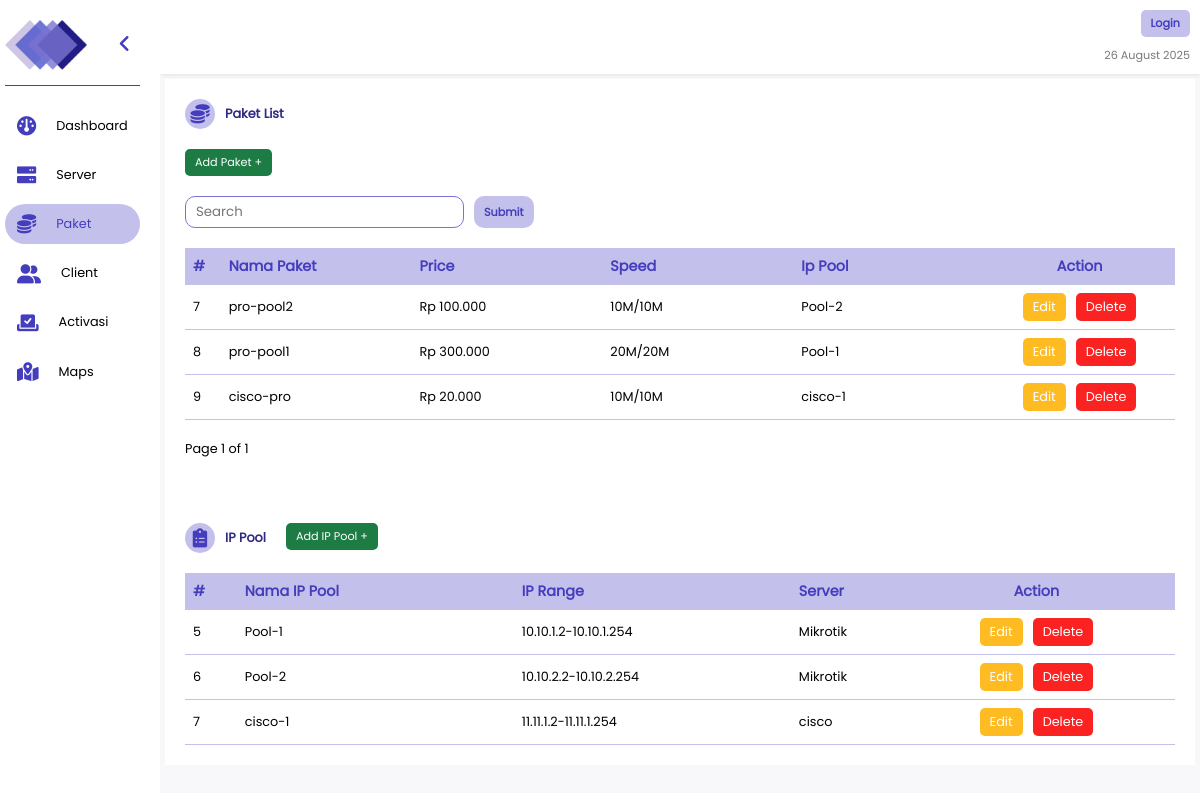
The app's page /paket-list/, older data.
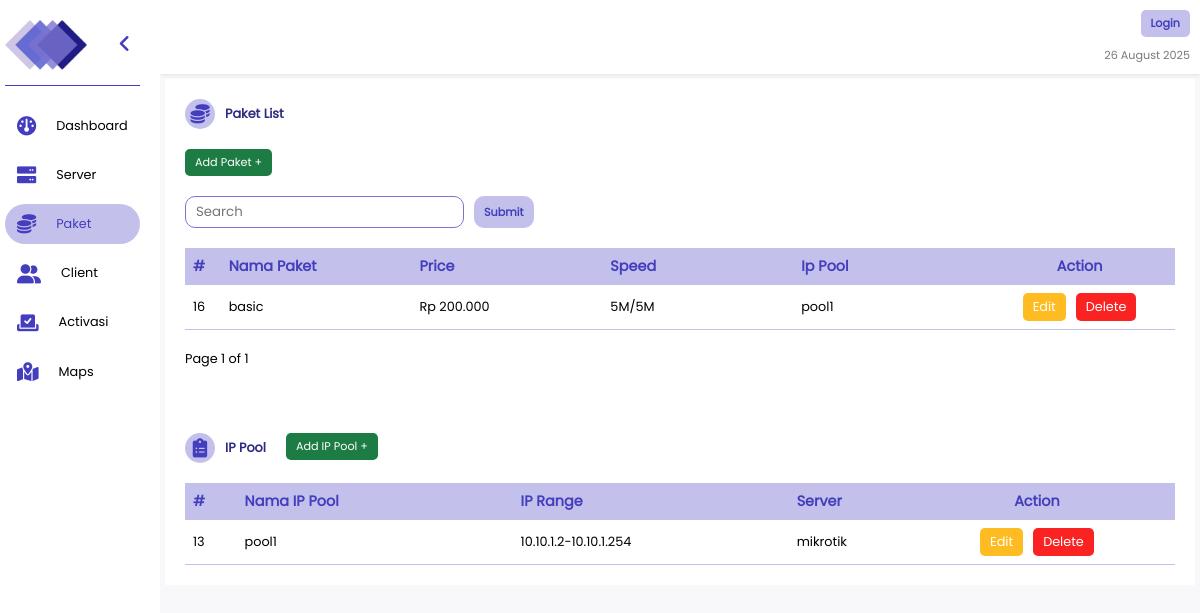
The same page, newer data.
### polls/models.py (models this page shows, shortened)
class Paket(models.Model):
    name = models.CharField(max_length=255)
    price = models.IntegerField()
    limit = models.CharField(max_length=255)
    id_ip_pool = models.ForeignKey(IPPool, on_delete=models.SET_NULL,null=True, blank=True, related_name='ip_pools')

class IPPool(models.Model):
    id_server = models.ForeignKey(Server, on_delete=models.SET_NULL, null=True, blank=True, related_name='servers')
    name = models.CharField(max_length=100)
    ip_range = models.CharField(max_length=100)

class Server(models.Model):
    name = models.CharField(max_length=255)
    host = models.GenericIPAddressField()
    username = models.CharField(max_length=255)
    password = models.CharField(max_length=255)
    genieacs = models.GenericIPAddressField(blank=True, null=True)

### polls/views.py (the view)
# urls.py: path('paket-list/', views.paket, name='paket'),
def paket(request) :
    query = request.GET.get('search', '')  # Ambil query pencarian
    paket_list = Paket.objects.all()
    ip_pools = IPPool.objects.all()
    if query:
        paket_list = paket_list.filter(
            Q(name__icontains=query) |
            Q(price__icontains=query) |
            Q(limit__icontains=query)
        ) # Jika tidak ada pencarian, tampilkan semua data
    paginator = Paginator(paket_list, 10)
    page_number = request.GET.get('page')
    pakets = paginator.get_page(page_number)
    return render(request, 'pages/paket.html', {'pakets': pakets, 'ip_pools':ip_pools, 'query': query})

### polls/templatetags/custom_filters.py (called while the page is built)
@register.filter()
def rupiah(value):
    try:
        value = int(value)
        return "Rp {:,}".format(value).replace(",", ".")
    except (ValueError, TypeError):
        return value

### polls/templates/pages/paket.html (shortened to what this page needs)
{% extends 'index.html' %} {% block content %} {% load custom_filters%}
<div class="content-page server">
  <div class="table-wrapper column">
    <div class="header-table column">
      <div class="row title-head-td">
        <i
          class="fa-solid fa-coins"
          style="--clr: var(--clr-fourth); --icon-clr: var(--clr-second)"
        ></i>
        <span class="title">Paket List</span>
      </div>
      <a href="{% url 'add-paket' %}" class="success-button">Add Paket +</a>
      <form method="GET" class="form-search row">
        <input
          class="search-box"
          type="search"
          placeholder="Search"
          name="search"
          value="{{ query }}"
        />
        <input class="search-button" type="submit" />
      </form>
    </div>
    <div class="table-container">
      <table class="table">
        <tr class="t-head">
          <th>#</th>
          <th>Nama Paket</th>
          <th>Price</th>
          <th>Speed</th>
          <th>Ip Pool</th>
          <th class="center-th">Action</th>
        </tr>
        {% for paket in pakets %}
        <tr class="t-d">
          <td>{{ paket.id }}</td>
          <td>{{ paket.name }}</td>
          <td>{{ paket.price|rupiah }}</td>
          <td>{{ paket.limit }}</td>
          <td>{{ paket.id_ip_pool.name }}</td>
          <td>
            <div class="row button-wrapper">
              <a href="{% url 'edit-paket' paket.id %}" class="warning-button"
                >Edit</a
              >
              <button
                onclick="deleteData('{{ paket.id }}', 'paket', 'paket-list')"
                class="danger-button"
              >
                Delete
              </button>
            </div>
          </td>
        </tr>
        {% empty %}
        <tr>
          <td colspan="7" class="center text-sm">Tidak ada data yang ditemukan</td>
        </tr>
        {% endfor %}
      </table>
    </div>
    <div class="pagination row text-sm">
      <span class="current-page"
        >Page {{ pakets.number }} of {{ pakets.paginator.num_pages }}</span
      >
    </div>
    <br />
    <div class="header-table row">
      <div class="row title-head-td">
        <i
          class="fa-solid fa-clipboard-list"
          style="--clr: var(--clr-fourth); --icon-clr: var(--clr-second)"
        ></i>
        <span class="title">IP Pool</span>
      </div>
      <a href="{% url 'add-ip' %}" class="success-button">Add IP Pool +</a>
    </div>
    <div class="table-container">
      <table class="table">
        <tr class="t-head">
          <th>#</th>
          <th>Nama IP Pool</th>
          <th>IP Range</th>
          <th class="w-sm">Server</th>
          <th class="center-th">Action</th>
        </tr>
        {% for ip in ip_pools %}
        <tr class="t-d">
          <td>{{ ip.id }}</td>
          <td>{{ ip.name }}</td>
          <td>{{ ip.ip_range}}</td>
          <td>{{ ip.id_server.name}}</td>
          <td>
            <div class="row button-wrapper">
              <a href="{% url 'edit-ip' ip.id %}" class="warning-button"
                >Edit</a
              >
              <button
                onclick="deleteData('{{ ip.id }}', 'ip', 'paket-list')"
                class="danger-button"
              >
                Delete
              </button>
            </div>
          </td>
        </tr>
        {% empty %}
        <tr>
          <td colspan="7" class="center text-sm">Tidak ada data yang ditemukan</td>
        </tr>
        {% endfor %}
      </table>
    </div>
  </div>
</div>
{% endblock %}

### polls/templates/index.html (shortened to what this page needs)
{% load static %}
<!DOCTYPE html>
<html lang="en">
  <head>
    <link href="{% static 'css/leaflet.css' %}" rel="stylesheet" />
    <link href="{% static 'css/sweetalert2.min.css' %}" rel="stylesheet" />
    <link href="{% static 'css/style.css' %}" rel="stylesheet" />
    <link
      rel="stylesheet"
      href="https://cdnjs.cloudflare.com/ajax/libs/font-awesome/6.0.0-beta3/css/all.min.css"
    />
  </head>
  <body>
    <div class="base-wrapper row">
      <div class="sidebar-box menu-collapse"></div>
      <div class="sidebar column">
        <div class="logo row menu-collapse">
          <div class="img-wrapper menu-text">
            <img src="{% static 'assets/logo.png' %}" alt="" />
          </div>
          <button id="toggle-menu">
            <i class="fa-solid fa-angle-left menu-collapse"></i>
          </button>
        </div>
        <div class="menu column">
          <a
            href="{% url 'dashboard' %}"
            class="menu-link"
            data-url="{% url 'dashboard' %}"
          >
            <div class="row menu-collapse">
              <i class="fa-solid fa-gauge"></i>
              <span class="menu-text">Dashboard</span>
            </div>
          </a>
          <a
            href="{% url 'server' %}"
            class="menu-link"
            data-url="{% url 'server' %}"
          >
            <div class="row menu-collapse">
              <i class="fa-solid fa-server"></i>
              <span class="menu-text">Server</span>
            </div>
          </a>
          <a
            href="{% url 'paket' %}"
            class="menu-link"
            data-url="{% url 'paket' %}"
          >
            <div class="row menu-collapse">
              <i class="fa-solid fa-coins"></i>
              <span class="menu-text">Paket</span>
            </div>
          </a>
          <a
            href="{% url 'client' %}"
            class="menu-link"
            data-url="{% url 'client' %}"
          >
            <div class="row menu-collapse">
              <i class="fa-solid fa-user-group"></i>
              <span class="menu-text">Client</span>
            </div>
          </a>
          <a
            href="{% url 'verifikasi' %}"
            class="menu-link"
            data-url="{% url 'verifikasi' %}"
          >
            <div class="row menu-collapse">
              <i class="fa-solid fa-check-to-slot"></i>
              <span class="menu-text">Activasi</span>
            </div>
          </a>
          <a
            href="{% url 'map' %}"
            class="menu-link"
            data-url="{% url 'map' %}"
          >
            <div class="row menu-collapse">
              <i class="fa-solid fa-map-marked-alt"></i>
              <span class="menu-text">Maps</span>
            </div>
          </a>
        </div>
      </div>
      <div class="content">
        <div class="header row">
          <div class="text-wrapper">
            {% if user.is_authenticated %}
            <div class="row gap-20">
              <div class="column">
                <div class="main-text">Halo Admin!</div>
                <div class="text-grey">{% now "d F Y" %}</div>
              </div>
              <a
                class="main-button"
                href="{% url 'logout' %}?next={{ request.path }}"
                >Logout</a
              >
            </div>
            {% else %}
            <div class="column gap-10 align-end">
              <a class="main-button" href="{% url 'login' %}">Login</a>
              <div class="text-grey">{% now "d F Y" %}</div>
            </div>
            {% endif %}
          </div>
        </div>
        {% block content %} {% endblock %}
      </div>
    </div>
  </body>
</html>

Row changes from the older to the newer data that the page shows:
removed Paket: id "7", name "pro-pool2", price|rupiah "Rp 100.000", limit "10M/10M", id_ip_pool.name "Pool-2"
removed Paket: id "8", name "pro-pool1", price|rupiah "Rp 300.000", limit "20M/20M", id_ip_pool.name "Pool-1"
removed Paket: id "9", name "cisco-pro", price|rupiah "Rp 20.000", limit "10M/10M", id_ip_pool.name "cisco-1"
removed IPPool: id "5", name "Pool-1", ip_range "10.10.1.2-10.10.1.254", id_server.name "Mikrotik"
removed IPPool: id "6", name "Pool-2", ip_range "10.10.2.2-10.10.2.254", id_server.name "Mikrotik"
removed IPPool: id "7", name "cisco-1", ip_range "11.11.1.2-11.11.1.254", id_server.name "cisco"
added Paket: id "16", name "basic", price|rupiah "Rp 200.000", limit "5M/5M", id_ip_pool.name "pool1"
added IPPool: id "13", name "pool1", ip_range "10.10.1.2-10.10.1.254", id_server.name "mikrotik"
